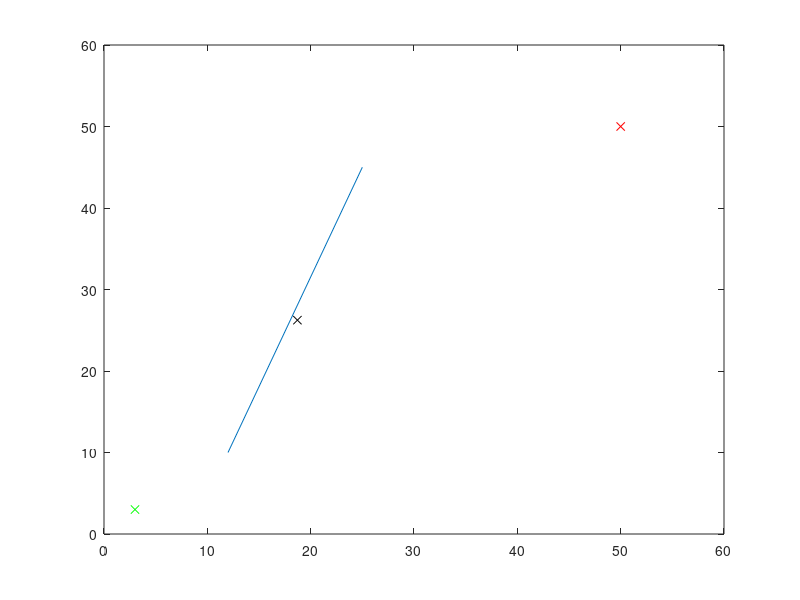

Recreate this plot in MATLAB. (Note: this script raises an error after producing the figure.)
%Belief Space Naviation
clear
close

x_start = [3;3; 0];
x_goal = [50; 50; 0];        %define goal region as a function of x, y position.
J = @(x,y) 128 - sqrt(x^2 + y^2);     %define cost function.
% always follow calculation of J with J = max(J, 0);
eps = 0.1;
max_iters = 100;        %number of iterations to run
count=1;
course = [0 0 50 50];     %course size - rectangular (x1 y1 x2 y2)
 chance_constraint = .05;   
% initialize vertices, nodes
V = {};             %cell array, each row is a vertex, and each element in the row is a node
n(1).x = x_start;       %node 1 is at x_start
n(1).parent = [1, 1];   %parent node is given by index in cell array v.
n(1).sigma = [.01; .01]; 
n(1).lambda = 0 + .01*randn(3,1);
n(1).SOC = 1;
n(1).cost = 0;
V{1,1} = n(1);
E = {};                 %list of edges between nodes. define by a list of intermediate points?
Q = [];                 %priority queue
%create obstacles - need to turn this into a function, create more complex
%obstacles.
obstacles(:,1) = linspace(12, 25, 25);
obstacles(:,2) = linspace(10, 45, 25);

%state space motion model
A = 1;
B = 1;
C = 1;
% x = [x_pos, y_pos, theta]'
% x(t) = x(t-1) + u(t-1)+w(t)
% z(t) = x(t) + v(t)
% where w is the process noise and v is the system noise, both assumed to be gaussian.


%plot a single line obstacle
plot([obstacles(1,1);obstacles(end,1)],[obstacles(1,2);obstacles(end,2)]);
hold on
plot(V{1,1}.x(1),V{1,1}.x(2), 'gx')
plot(x_goal(1), x_goal(2), 'rx')
axis([0 60 0 60])
while count <max_iters
   %sample a point
   x = rand(2,1); 
   x_new(1,1) = x(1,1)*(course(3) - course(1)) + course(1);
   x_new(2,1) = x(2,1)*(course(4) - course(2)) + course(2);
   x_new(3,1) = 0;
   
   %plot new point
   plot(x_new(1),x_new(2),'kx');
   %find nearest neighbor
    for i=1:(length(V))                            %iterates through each valid node 
      distance = norm(V{i,1}.x -  x_new);                  %finds length between vertex and new coordinate
        if (i==1) || (distance < mindist)               %1st iteration or distance is less than minimum dist
            mindist = distance;
            imin = i;
            v_nearest = V{i,1}.x;                           %chooses single closest point. Consider changing this to a k-nearest search
        end 
    end
    edge = connect(v_nearest, x_new); 
   %draw ellipses, propogate
   [success, x_ret] = propogate(edge, V{imin, 1}, x_new, chance_constraint, obstacles);
   if success == 1 %if there is a connection
        %add x_new to v
        %calculate properties of x_new (like cost, SOC)
            v_new = x_ret;  
            v_new.cost = norm(v_new.x - v_nearest);
            v_new.parent = imin;
%             v_new.SOC = v_new.cost*drain
            %need to write a length function.
%             V{end,1}.cost = len(E{end+1});
            V{end+1, 1} = v_new; %#ok<SAGROW>
        %add edge 
            E{end +1} = edge;    %#ok<SAGROW>
        %add x_new to queue
            Q(end+1) = length(V);
            Q = order(Q);
        %find all v within a radius
            c=10; %coefficient for radius of the ball
            num_nodes = size(V,1)*size(V,2);
            rad = c*(log(num_nodes)/num_nodes)^(1/2);
            %find all vertices within radius
            v_near = [];        %v_near stores the index of the vertex in V.
            for i=1:length(V) - 1;
                dist = norm(V{i,1}.x - v_new.x);
                if dist < rad
                   v_near(end+1) = i;  %#ok<SAGROW>
                end
            end
        %for all nearby vertices
        for k=1:length(v_near)
            %add edges
            e = connect(V{v_near(k),1}.x, V{end,1}.x);
            E{end + 1} = e;
            %update queue
            Q(end+1) = v_near(k);
        end
        %sort Q
        %while queue is not empty
        Q = order(Q);
        while (~isempty(Q)) 
            %n = pop from queue
            [n,Q] = pop(Q);
            for k=1:length(v_near) %for all vneighbor of v(n)
                e_near = connect(V{v_near(k)}.x, V{n}.x);
                %n = PROPOGATE(e_near, n)
                n_new = propogate(e_near, V{v_near(k)}, V{n}, chance_constraint, obstacles);
                %if APPENDBELIEF(v_near, n)
                    %add n to queue
                %end if
            
            end
        end
    end
   count = count +1;
end

mindist = 100;
for i=1:length(V)
   d = norm(V{i,1}.x - x_goal);
   if d<mindist
      mindist = d;
      i_goal= i;
   end
end
plot(V{i_goal,1}.x(1), V{i_goal,1}.x(2), 'ro')
V{i_goal,1}.x
par = V{i_goal, find(V{i_goal}.cost == min(V{i_goal}.cost))}.parent;
i=i_goal;
while par>1
    plot([V{i}.x(1);V{par}.x(1)],[V{i}.x(2);V{par}.x(2)], 'g')
    i = par;
    par = V{par,1}.parent;
end
plot([V{i}.x(1); x_start(1)], [V{i}.x(2); x_start(2)], 'g');

a=V{i_goal,1}.sigma(1); %horizontal radius
b=V{i_goal,1}.sigma(2); %vertical radius
x0=V{i_goal,1}.x(1); % x0,y0 ellipse centre coordinates
y0=V{i_goal,1}.x(2);
t=-pi:0.01:pi;
x=x0+a*cos(t);
y=y0+b*sin(t);
plot(x,y,'b')
